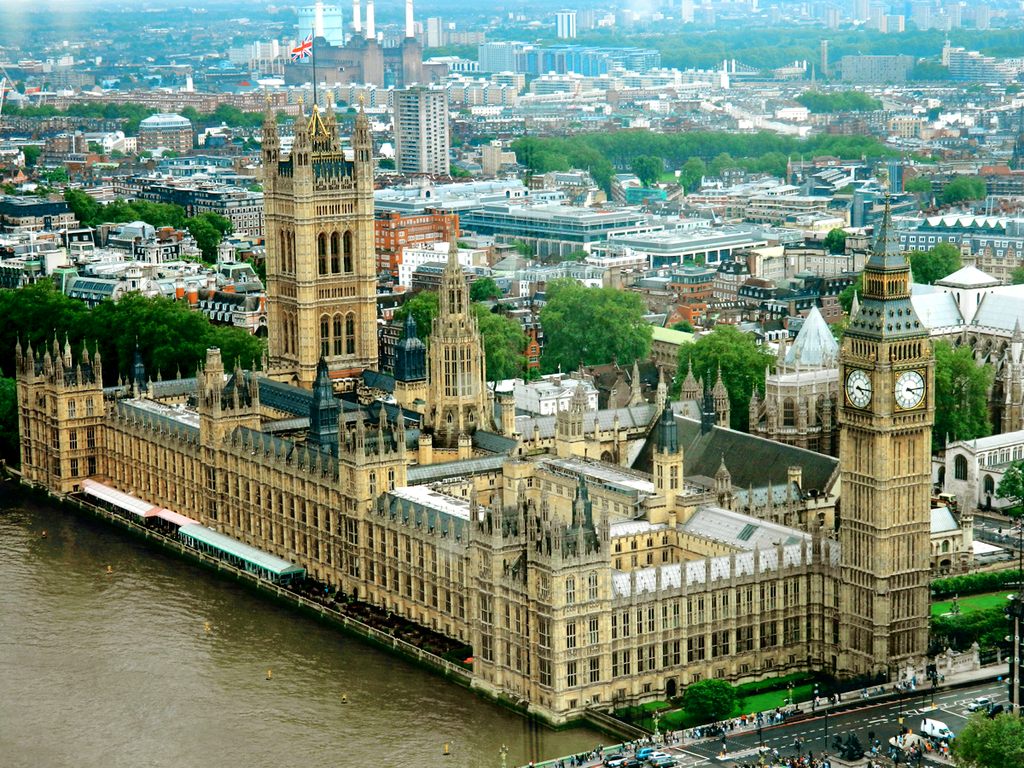
%> input picture Image Signal Analysis (2018-2019)/Big_Ben.png, 1024 x 768 px
$ octave Practical3.m   (GNU Octave 9; MATLAB toolbox functions it lacks are replaced by stand-ins)
%> lines starting %> are read from the running program, lines starting %| are printed output that depends on the picture
### Image Signal Analysis (2018-2019)/task1BigBen.m
%Load in Big Ben image.
bigBenImage = imread('Big_Ben.png');
%> bigBenImage is the input picture: size 768x1024x3 uint8; mean R, G, B 117.9, 134.7, 113.3

%Extract colour components of big ben image.
redBigBen = bigBenImage(:,:,1);
greenBigBen = bigBenImage(:,:,2);
blueBigBen = bigBenImage(:,:,3);

%Create zeros array size of the colour components
z = zeros(size(redBigBen));


%Create the coloured components of big ben image using the zeros and
%the different channels.
redBigBen = cat(3, redBigBen, z, z);
%> redBigBen: size 768x1024x3 uint8
greenBigBen = cat(3, z, greenBigBen,z);
%> greenBigBen: size 768x1024x3 uint8
blueBigBen = cat(3,z,z,blueBigBen);
%> blueBigBen: size 768x1024x3 uint8

%Show different colour componenets of big ben image with colourbars.
%Colorbars created manually using linspace in RGB range.
figure
colorMap = [linspace(0,1,256)', zeros(256,2)];
colormap(colorMap);
imshow(redBigBen), colorbar
caxis([0,255]);
title('Red colour component of Big Ben Image')

figure
colorMap = [zeros(256,1),linspace(0,1,256)' zeros(256,1)];
colormap(colorMap);
imshow(greenBigBen), colorbar;
caxis([0,255]);
title('Green colour component of Big Ben Image')

figure
colorMap = [zeros(256,1), zeros(256,1), linspace(0,1,256)'];
colormap(colorMap);
imshow(blueBigBen), colorbar;
caxis([0,255]);
title('Blue colour component of Big Ben Image')

### Image Signal Analysis (2018-2019)/task1Sky.m
%Load in Sky image
skyImage = imread('sky.png');
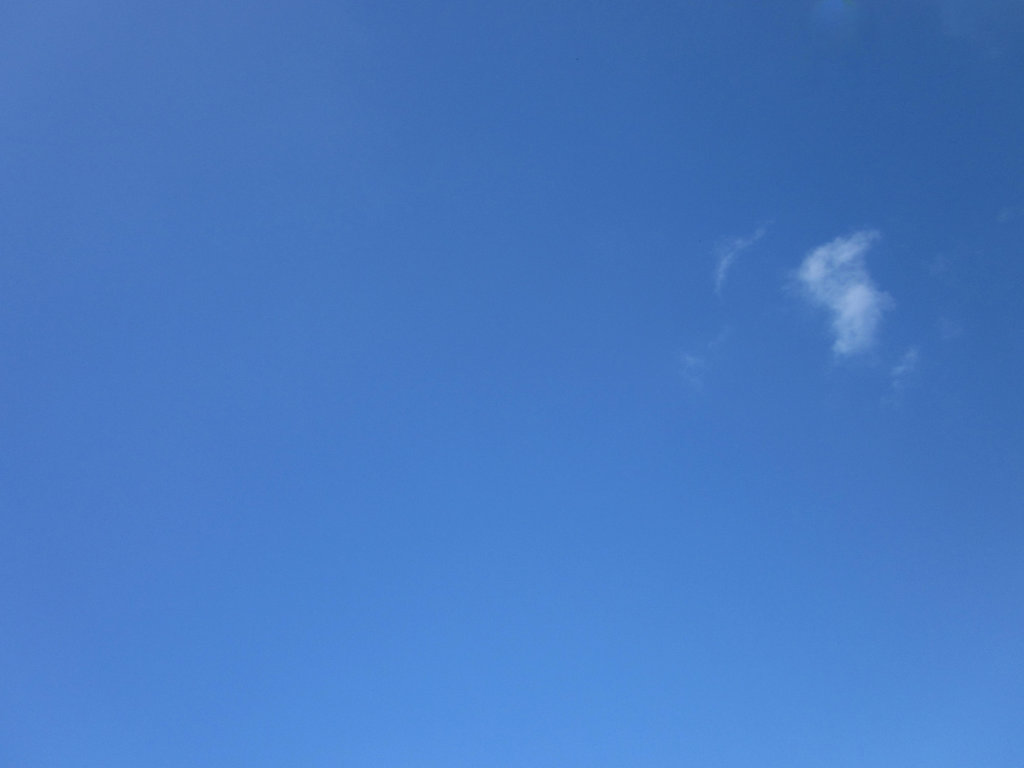
%> input picture Image Signal Analysis (2018-2019)/sky.png, 1024 x 768 px
%> skyImage is the input picture: size 768x1024x3 uint8; mean R, G, B 71.1, 121.3, 194.5

%Extract colour components of sky image.
redSkyImage = skyImage(:,:,1);
greenSkyImage = skyImage(:,:,2);
blueSkyImage = skyImage(:,:,3);

%Create zeros array size of the colour components
z = zeros(size(redSkyImage));


%Create the coloured components of sky image using the zeros and
%the different channels.
redSkyImage = cat(3, redSkyImage, z, z);
%> redSkyImage: size 768x1024x3 uint8
greenSkyImage = cat(3, z, greenSkyImage,z);
%> greenSkyImage: size 768x1024x3 uint8
blueSkyImage = cat(3,z,z,blueSkyImage);
%> blueSkyImage: size 768x1024x3 uint8


%Show different colour componenets of sky image with colourbars.
%Colorbars created manually using linspace in RGB range.
figure
colorMap = [linspace(0,1,256)', zeros(256,2)];
colormap(colorMap);
imshow(redSkyImage), colorbar
caxis([0,255]);
title('Red colour component of Sky Image')

figure
colorMap = [zeros(256,1),linspace(0,1,256)' zeros(256,1)];
colormap(colorMap);
imshow(greenSkyImage), colorbar;
caxis([0,255]);
title('Green colour component of Sky Image')

figure
colorMap = [zeros(256,1), zeros(256,1), linspace(0,1,256)'];
colormap(colorMap);
imshow(blueSkyImage), colorbar;
caxis([0,255]);
title('Blue colour component of Sky Image')

### Image Signal Analysis (2018-2019)/task1Vector.m
%Load in Vector image.
vectorImage = imread('vector.png');
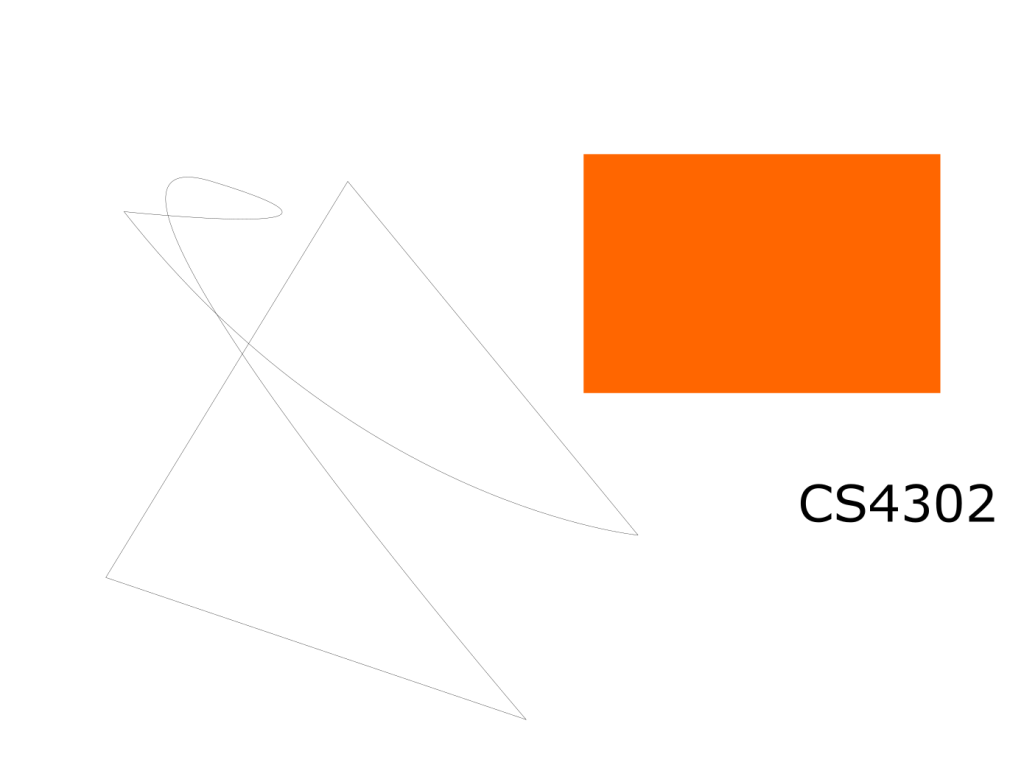
%> input picture Image Signal Analysis (2018-2019)/vector.png, 1024 x 768 px
%> vectorImage is the input picture: size 768x1024x3 uint8; mean R, G, B 254, 237.4, 226.4

%Extract colour components of sky image.
redVector = vectorImage(:,:,1);
greenVector = vectorImage(:,:,2);
blueVector = vectorImage(:,:,3);


%Create zeros array size of the colour components
z = zeros(size(redVector));

%Create the coloured components of vector image using the zeros and
%the different channels.
redVector = cat(3, redVector, z, z);
%> redVector: size 768x1024x3 uint8
greenVector = cat(3, z, greenVector,z);
%> greenVector: size 768x1024x3 uint8
blueVector = cat(3,z,z,blueVector);
%> blueVector: size 768x1024x3 uint8


%Show different colour componenets of vector image with colourbars.
%Colorbars created manually using linspace in RGB range.
figure
colorMap = [linspace(0,1,256)', zeros(256,2)];
colormap(colorMap);
imshow(redVector), colorbar
caxis([0,255]);
title('Red colour component of Vector Image')

figure
colorMap = [zeros(256,1),linspace(0,1,256)' zeros(256,1)];
colormap(colorMap);
imshow(greenVector), colorbar;
caxis([0,255]);
title('Green colour component of Vector Image')

figure
colorMap = [zeros(256,1), zeros(256,1), linspace(0,1,256)'];
colormap(colorMap);
imshow(blueVector), colorbar;
caxis([0,255]);
title('Blue colour component of Vector Image')

### Image Signal Analysis (2018-2019)/task2BigBen.m
%Load in Big Ben image and convert it to YCbCr colour space.
bigBenImage = imread('Big_Ben.png');
YCBCRbigBen = rgb2ycbcr(bigBenImage);
%> YCBCRbigBen: size 768x1024x3 uint8; mean of channels 1, 2, 3 125.3, 121.1, 122.2

%Extract colour components of big ben image.
ybigBen = YCBCRbigBen(:,:,1);
cbbigBen = YCBCRbigBen(:,:,2);
crbigBen = YCBCRbigBen(:,:,3);

%Creates array size of the colour components
a = 128+ zeros(size(ybigBen));


%Create the coloured components of big ben image using the zeros and
%the different channels.
cbbigBen = cat(3, a, cbbigBen, a);
%> cbbigBen: size 768x1024x3 uint8; mean of channels 1, 2, 3 128, 121.1, 128
crbigBen = cat(3, a, a, crbigBen);
%> crbigBen: size 768x1024x3 uint8; mean of channels 1, 2, 3 128, 128, 122.2

%Show different YCbCr components of big ben image.
figure
imshow(YCBCRbigBen);
title('YCbCr colour space version of Big Ben')

figure
imshow(ybigBen);
title('Y component of Big Ben')

figure
imshow(ycbcr2rgb(cbbigBen));
title('Cb component of Big Ben')

figure
imshow(ycbcr2rgb(crbigBen));
title('Cr component of Big Ben')

### Image Signal Analysis (2018-2019)/task2Sky.m
%Load in Sky image and convert it to YCbCr colour space.
skyImage = imread('sky.png');
YCBCRSky = rgb2ycbcr(skyImage);
%> YCBCRSky: size 768x1024x3 uint8; mean of channels 1, 2, 3 114.4, 167.6, 100.7

%Extract colour components of sky image.
ySky = YCBCRSky(:,:,1);
cbSky = YCBCRSky(:,:,2);
crSky = YCBCRSky(:,:,3);
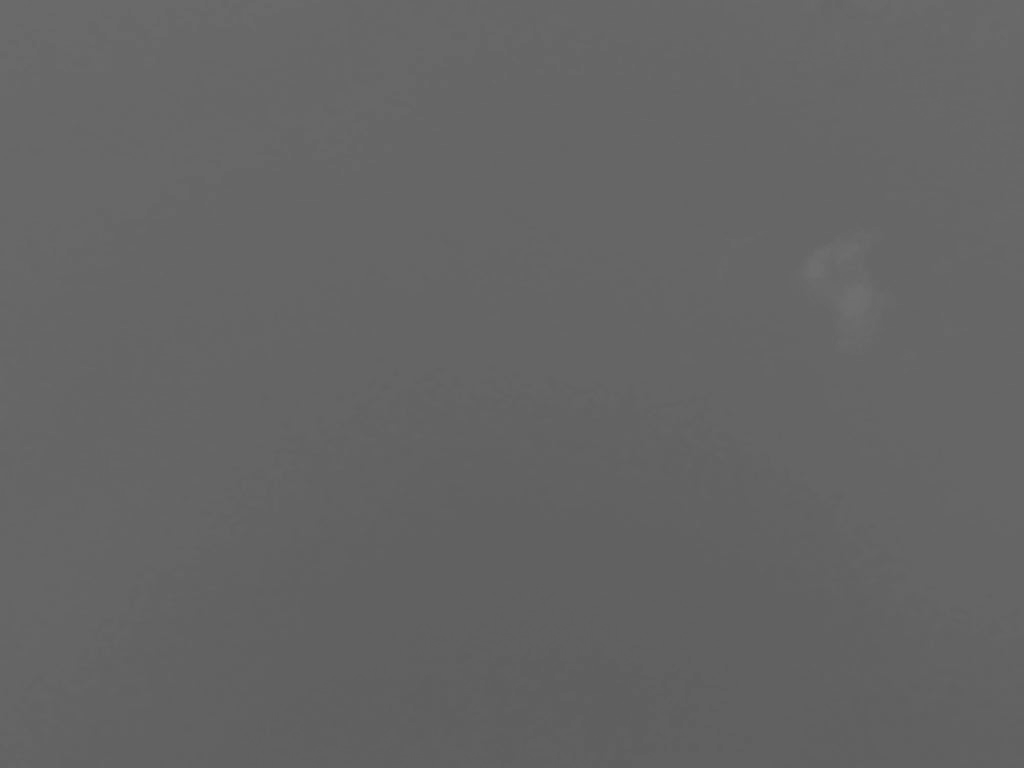
%> crSky: size 768x1024 uint8; min 95, max 112, mean 100.7

%Creates array size of the colour components
a = 128+ zeros(size(ySky));

%Create the coloured components of sky image using the zeros and
%the different channels.
cbSky = cat(3, a, cbSky, a);
%> cbSky: size 768x1024x3 uint8; mean of channels 1, 2, 3 128, 167.6, 128
crSky = cat(3, a, a, crSky);
%> crSky: size 768x1024x3 uint8; mean of channels 1, 2, 3 128, 128, 100.7

%Show different YCbCr components of sky image.
figure
imshow(YCBCRSky);
title('YCbCr colour space version of Sky')

figure
imshow(ySky);
title('Y component of Sky')

figure
imshow(ycbcr2rgb(cbSky));
title('Cb component of Sky')

figure
imshow(ycbcr2rgb(crSky));
title('Cr component of Sky')

### Image Signal Analysis (2018-2019)/task2Vector.m
%Load in Vector image and convert it to YCbCr colour space.
vectorImage = imread('vector.png');
YCBCRVector = rgb2ycbcr(vectorImage);
%> YCBCRVector: size 768x1024x3 uint8; mean of channels 1, 2, 3 223.1, 120.7, 136

%Extract colour components of vector image.
yVector = YCBCRVector(:,:,1);
cbVector = YCBCRVector(:,:,2);
crVector = YCBCRVector(:,:,3);
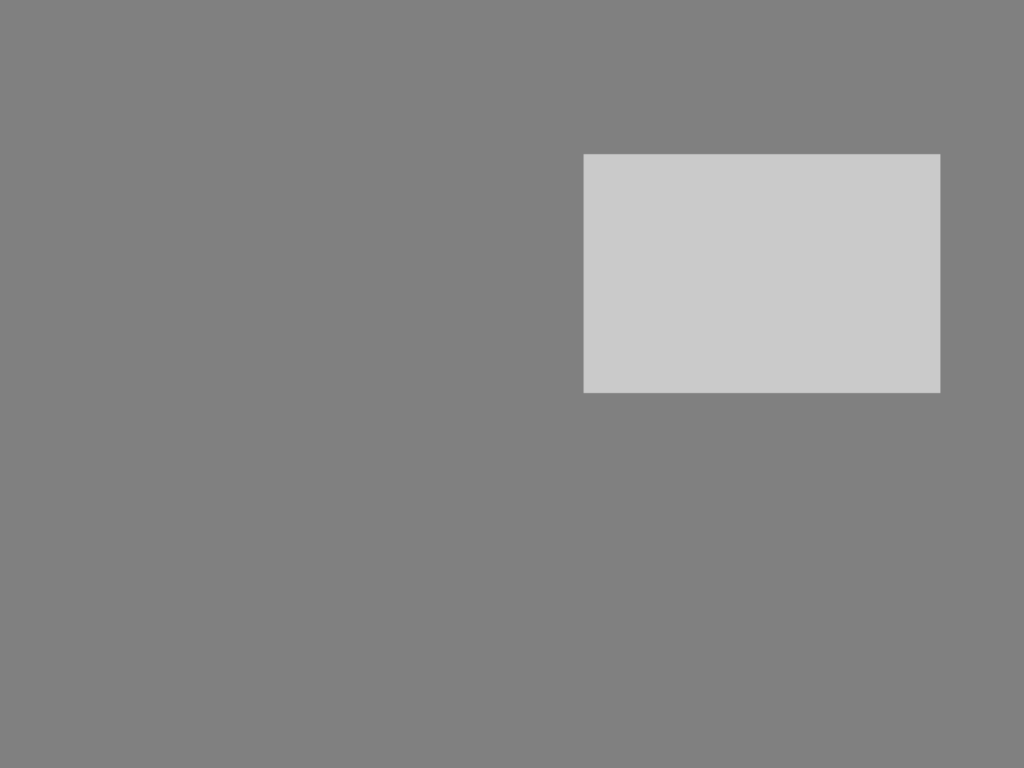
%> crVector: size 768x1024 uint8; min 128, max 202, mean 136

%Creates array size of the colour components
a = 128+ zeros(size(yVector));

%Create the coloured components of vector image using the zeros and
%the different channels.
cbVector = cat(3, a, cbVector, a);
%> cbVector: size 768x1024x3 uint8; mean of channels 1, 2, 3 128, 120.7, 128
crVector = cat(3, a, a, crVector);
%> crVector: size 768x1024x3 uint8; mean of channels 1, 2, 3 128, 128, 136

%Show different YCbCr components of vector image.
figure
imshow(YCBCRVector);
title('YCbCr colour space version of Vector image')

figure
imshow(yVector);
title('Y component of Vector image')

figure
imshow(ycbcr2rgb(cbVector));
title('Cb component of Vector image')

figure
imshow(ycbcr2rgb(crVector));
title('Cr component of Vector image')

### Image Signal Analysis (2018-2019)/task3BigBen.m
%Load in Big Ben image and convert it to YCbCr colour space.
bigBenImage = imread('Big_Ben.png');
YCBCRbigBen = rgb2ycbcr(bigBenImage);

%Extract colour components of big ben image.
ybigBen = YCBCRbigBen(:,:,1);
cbbigBen = YCBCRbigBen(:,:,2);
crbigBen = YCBCRbigBen(:,:,3);

%Reduce the Cb and Cr components by a factor of 8.
reducedcbbigBen = imresize(cbbigBen,0.125);
reducedcrbigBen = imresize(crbigBen,0.125);

%Create a 8x8 matrix of ones.
oneMatrix = ones(8, 'uint8');

%Returning components to original size using Kronecker tensor product.
resizedcbbigBen = kron(reducedcbbigBen, oneMatrix);

resizedcrbigBen = kron(reducedcrbigBen, oneMatrix);

%Recombine new Cb and Cr with Y component.
newImage = cat(3, ybigBen,resizedcbbigBen,resizedcrbigBen);


%Show different versions of big ben image.
figure
imshow(YCBCRbigBen);
title('YCbCr colour space version of Big Ben')

figure
imshow(newImage);
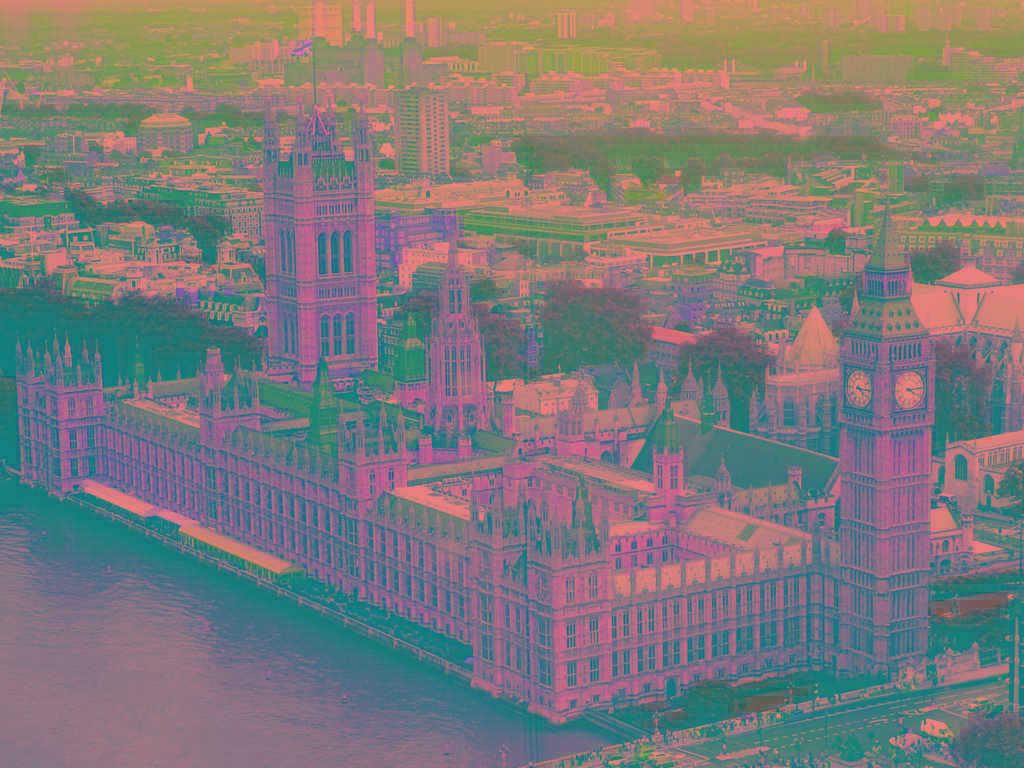
%> displayed picture: size 768x1024x3, on the screen's scale of 0 to 255; mean R, G, B 125.3, 121.1, 122.2
%> the run ends on the next line
title('YCbCr colour space version of Big Ben with reduced Cb and Cr')

figure
finalImage = imsubtract(bigBenImage,newImage);
imshow(finalImage);
title('Difference Image showing original image minus reduced image (Big Ben)')

### Image Signal Analysis (2018-2019)/task3Sky.m
%Load in Sky image and convert it to YCbCr colour space.
skyImage = imread('sky.png');
YCBCRsky = rgb2ycbcr(skyImage);

%Extract colour components of sky image.
ybigSky = YCBCRsky(:,:,1);
cbbigSky = YCBCRsky(:,:,2);
crbigSky = YCBCRsky(:,:,3);

%Reduce the Cb and Cr components by a factor of 8.
reducedcbSky = imresize(cbbigSky,0.125);
reducedcrSky = imresize(crbigSky,0.125);

%Create a 8x8 matrix of ones.
oneMatrix = ones(8, 'uint8');

%Returning components to original size using Kronecker tensor product.
resizedcbSky = kron(reducedcbSky, oneMatrix);

resizedcrSky = kron(reducedcrSky, oneMatrix);

%Recombine new Cb and Cr with Y component.
newImage = cat(3, ybigSky,resizedcbSky,resizedcrSky);

%Show different versions of sky image.
figure
imshow(YCBCRsky);
title('YCbCr colour space version of Sky')

figure
imshow(newImage);
title('YCbCr colour space version of Sky with reduced Cb and Cr')

figure
finalImage = imsubtract(skyImage,newImage);
imshow(finalImage);
title('Difference Image showing original image minus reduced image (Sky)')

### Image Signal Analysis (2018-2019)/task3Vector.m
%Load in Vector image and convert it to YCbCr colour space.
vectorImage = imread('vector.png');
YCBCRvector = rgb2ycbcr(vectorImage);

%Extract colour components of vector image.
ybigVector = YCBCRvector(:,:,1);
cbbigVector = YCBCRvector(:,:,2);
crbigVector = YCBCRvector(:,:,3);

%Reduce the Cb and Cr components by a factor of 8.
reducedcbVector = imresize(cbbigVector,0.125);
reducedcrVector = imresize(crbigVector,0.125);

%Create a 8x8 matrix of ones.
oneMatrix = ones(8, 'uint8');

%Returning components to original size using Kronecker tensor product.
resizedcbVector = kron(reducedcbVector, oneMatrix);

resizedcrVector = kron(reducedcrVector, oneMatrix);

%Recombine new Cb and Cr with Y component.
newImage = cat(3, ybigVector,resizedcbVector,resizedcrVector);


%Show different versions of vector image.
figure
imshow(YCBCRvector);
title('YCbCr colour space version of Vector')

figure
imshow(newImage);
title('YCbCr colour space version of Vector with reduced Cb and Cr')

figure
finalImage = imsubtract(vectorImage,newImage);
imshow(finalImage);
title('Difference Image showing original image minus reduced image (Vector)')

### Image Signal Analysis (2018-2019)/task4BigBen.m
%Load in Big Ben image.
bigBenImage = imread('Big_Ben.png');

%Convert image into grayscale.
greybigBenImage = rgb2gray(bigBenImage);

%Take 2D Discrete Cosine Transformation of grayscaled image.
dctimage = dct2(greybigBenImage);

%Show base and coloured version of DCT images.
figure
imshow(dctimage)
title('Base DCT Image of Big Ben')


figure
imshow(log(abs(dctimage)),[])
title('2D Discrete Cosine Transform (DCT) of Big Ben');
colormap(gca,jet(64))
colorbar


%EXTENSION - Change the value 100 to alter how the filter operates.
dctimage(abs(dctimage) > 100) = 0;

normalagain = idct2(dctimage);

figure
imshow(normalagain);
title('Reconstructed image of Big Ben after filtering (Threshold of 100)');

### Image Signal Analysis (2018-2019)/task4Sky.m
%Load in Sky image.
skyImage = imread('sky.png');

%Convert image into grayscale.
greySkyImage = rgb2gray(skyImage);

%Take 2D Discrete Cosine Transformation of grayscaled image.
dctimage = dct2(greySkyImage);

%Show base and coloured version of DCT images.
figure
imshow(dctimage)
title('Base DCT Image of Sky')


figure
imshow(log(abs(dctimage)),[])
title('2D Discrete Cosine Transform (DCT) of Sky');
colormap(gca,jet(64))
colorbar

%EXTENSION - Change the value 100 to alter how the filter operates.
dctimage(abs(dctimage) > 500) = 0;

normalagain = idct2(dctimage);

figure
imshow(normalagain);
title('Reconstructed image of sky after filtering (Threshold of 500)');

### Image Signal Analysis (2018-2019)/task4Vector.m
%Load in Vector image.
vectorImage = imread('vector.png');

%Convert image into grayscale.
greyVectorImage = rgb2gray(vectorImage);

%Take 2D Discrete Cosine Transformation of grayscaled image.
dctimage = dct2(greyVectorImage);

%Show base and coloured version of DCT images.
figure
imshow(dctimage)
title('Base DCT Image of Vector')

figure
imshow(log(abs(dctimage)),[])
title('2D Discrete Cosine Transform (DCT) of Vector image');
colormap(gca,jet(64))
colorbar

%EXTENSION - Change the value 100 to alter how the filter operates.
dctimage(abs(dctimage) > 100) = 0; %Letters only < 0


normalagain = idct2(dctimage);

figure
imshow(normalagain);
title('Reconstructed image of Vector image after filtering (Threshold < 0)');

### Image Signal Analysis (2018-2019)/Practical3.m
task1BigBen
task1Sky
task1Vector
task2BigBen
task2Sky
task2Vector
task3BigBen
task3Sky
task3Vector
task4BigBen
task4Sky
task4Vector
task5
